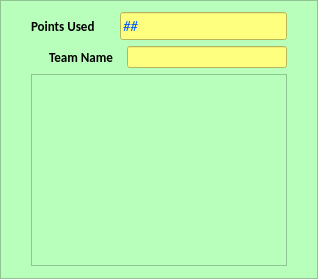
     <widget class="QFrame" name="frame_3">
      <property name="styleSheet">
       <string notr="true">background-color: rgb(184, 255, 187);</string>
      </property>
      <property name="frameShape">
       <enum>QFrame::StyledPanel</enum>
      </property>
      <property name="frameShadow">
       <enum>QFrame::Sunken</enum>
      </property>
      <layout class="QGridLayout" name="gridLayout_3" columnstretch="1,2">
       <property name="leftMargin">
        <number>30</number>
       </property>
       <property name="rightMargin">
        <number>30</number>
       </property>
       <property name="bottomMargin">
        <number>12</number>
       </property>
       <item row="0" column="0">
        <widget class="QLabel" name="pts_used_label">
         <property name="font">
          <font>
           <family>Calibri</family>
           <pointsize>10</pointsize>
           <weight>75</weight>
           <bold>true</bold>
          </font>
         </property>
         <property name="text">
          <string>Points Used</string>
         </property>
        </widget>
       </item>
       <item row="1" column="0" colspan="2">
        <layout class="QVBoxLayout" name="verticalLayout_2" stretch="1,17">
         <item>
          <layout class="QHBoxLayout" name="horizontalLayout_3" stretch="1,2">
           <property name="leftMargin">
            <number>10</number>
           </property>
           <item>
            <widget class="QLabel" name="team_name">
             <property name="font">
              <font>
               <family>Calibri</family>
               <pointsize>10</pointsize>
               <weight>75</weight>
               <bold>true</bold>
              </font>
             </property>
             <property name="text">
              <string>Team Name</string>
             </property>
             <property name="alignment">
              <set>Qt::AlignCenter</set>
             </property>
            </widget>
           </item>
           <item>
            <widget class="QLineEdit" name="lineEdit">
             <property name="styleSheet">
              <string notr="true">background-color: rgb(255, 255, 127);</string>
             </property>
            </widget>
           </item>
          </layout>
         </item>
         <item>
          <widget class="QListWidget" name="selected_list">
           <property name="font">
            <font>
             <family>Calibri</family>
             <pointsize>10</pointsize>
            </font>
           </property>
          </widget>
         </item>
        </layout>
       </item>
       <item row="0" column="1">
        <widget class="QLineEdit" name="pts_used">
         <property name="palette">
          <palette>
           <active>
            <colorrole role="Button">
             <brush brushstyle="SolidPattern">
              <color alpha="255">
               <red>255</red>
               <green>255</green>
               <blue>127</blue>
              </color>
             </brush>
            </colorrole>
            <colorrole role="Text">
             <brush brushstyle="SolidPattern">
              <color alpha="255">
               <red>0</red>
               <green>85</green>
               <blue>255</blue>
              </color>
             </brush>
            </colorrole>
            <colorrole role="Base">
             <brush brushstyle="SolidPattern">
              <color alpha="255">
               <red>255</red>
               <green>255</green>
               <blue>127</blue>
              </color>
             </brush>
            </colorrole>
            <colorrole role="Window">
             <brush brushstyle="SolidPattern">
              <color alpha="255">
               <red>255</red>
               <green>255</green>
               <blue>127</blue>
              </color>
             </brush>
            </colorrole>
           </active>
           <inactive>
            <colorrole role="Button">
             <brush brushstyle="SolidPattern">
              <color alpha="255">
               <red>255</red>
               <green>255</green>
               <blue>127</blue>
              </color>
             </brush>
            </colorrole>
            <colorrole role="Text">
             <brush brushstyle="SolidPattern">
              <color alpha="255">
               <red>0</red>
               <green>85</green>
               <blue>255</blue>
              </color>
             </brush>
            </colorrole>
            <colorrole role="Base">
             <brush brushstyle="SolidPattern">
              <color alpha="255">
               <red>255</red>
               <green>255</green>
               <blue>127</blue>
              </color>
             </brush>
            </colorrole>
            <colorrole role="Window">
             <brush brushstyle="SolidPattern">
              <color alpha="255">
               <red>255</red>
               <green>255</green>
               <blue>127</blue>
              </color>
             </brush>
            </colorrole>
           </inactive>
           <disabled>
            <colorrole role="Button">
             <brush brushstyle="SolidPattern">
              <color alpha="255">
               <red>255</red>
               <green>255</green>
               <blue>127</blue>
              </color>
             </brush>
            </colorrole>
            <colorrole role="Text">
             <brush brushstyle="SolidPattern">
              <color alpha="255">
               <red>120</red>
               <green>120</green>
               <blue>120</blue>
              </color>
             </brush>
            </colorrole>
            <colorrole role="Base">
             <brush brushstyle="SolidPattern">
              <color alpha="255">
               <red>255</red>
               <green>255</green>
               <blue>127</blue>
              </color>
             </brush>
            </colorrole>
            <colorrole role="Window">
             <brush brushstyle="SolidPattern">
              <color alpha="255">
               <red>255</red>
               <green>255</green>
               <blue>127</blue>
              </color>
             </brush>
            </colorrole>
           </disabled>
          </palette>
         </property>
         <property name="font">
          <font>
           <family>Calibri</family>
           <pointsize>11</pointsize>
           <italic>true</italic>
          </font>
         </property>
         <property name="styleSheet">
          <string notr="true">background-color: rgb(255, 255, 127);</string>
         </property>
         <property name="text">
          <string>##</string>
         </property>
         <property name="readOnly">
          <bool>true</bool>
         </property>
        </widget>
       </item>
      </layout>
     </widget>
